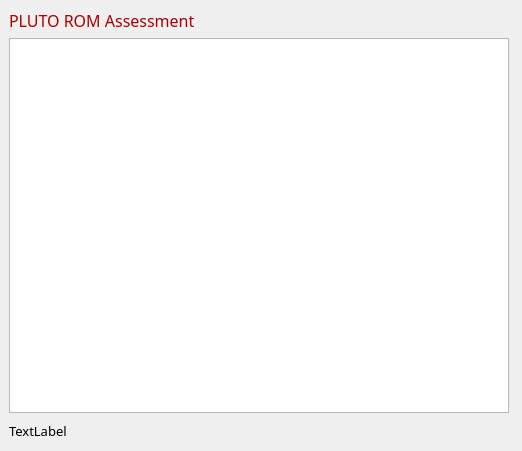
<?xml version="1.0" encoding="UTF-8"?>
<ui version="4.0">
 <class>PosHoldAssessWindow</class>
 <widget class="QMainWindow" name="PosHoldAssessWindow">
  <property name="geometry">
   <rect>
    <x>0</x>
    <y>0</y>
    <width>522</width>
    <height>451</height>
   </rect>
  </property>
  <property name="minimumSize">
   <size>
    <width>522</width>
    <height>451</height>
   </size>
  </property>
  <property name="maximumSize">
   <size>
    <width>522</width>
    <height>451</height>
   </size>
  </property>
  <property name="font">
   <font>
    <family>Cascadia Mono Light</family>
   </font>
  </property>
  <property name="windowTitle">
   <string>Position Hold Assessment</string>
  </property>
  <widget class="QWidget" name="centralwidget">
   <layout class="QVBoxLayout" name="verticalLayout">
    <item>
     <layout class="QHBoxLayout" name="horizontalLayout">
      <property name="bottomMargin">
       <number>0</number>
      </property>
      <item>
       <widget class="QLabel" name="lblTitle">
        <property name="font">
         <font>
          <family>Cascadia Mono Light</family>
          <pointsize>12</pointsize>
         </font>
        </property>
        <property name="styleSheet">
         <string notr="true">color: rgb(170, 0, 0);</string>
        </property>
        <property name="text">
         <string>PLUTO ROM Assessment</string>
        </property>
       </widget>
      </item>
     </layout>
    </item>
    <item>
     <widget class="QGraphicsView" name="hocGraph">
      <property name="maximumSize">
       <size>
        <width>500</width>
        <height>375</height>
       </size>
      </property>
     </widget>
    </item>
    <item>
     <widget class="QLabel" name="lblStatus">
      <property name="font">
       <font>
        <family>Cascadia Mono Light</family>
        <pointsize>10</pointsize>
       </font>
      </property>
      <property name="text">
       <string>TextLabel</string>
      </property>
     </widget>
    </item>
   </layout>
  </widget>
 </widget>
 <resources/>
 <connections/>
</ui>
